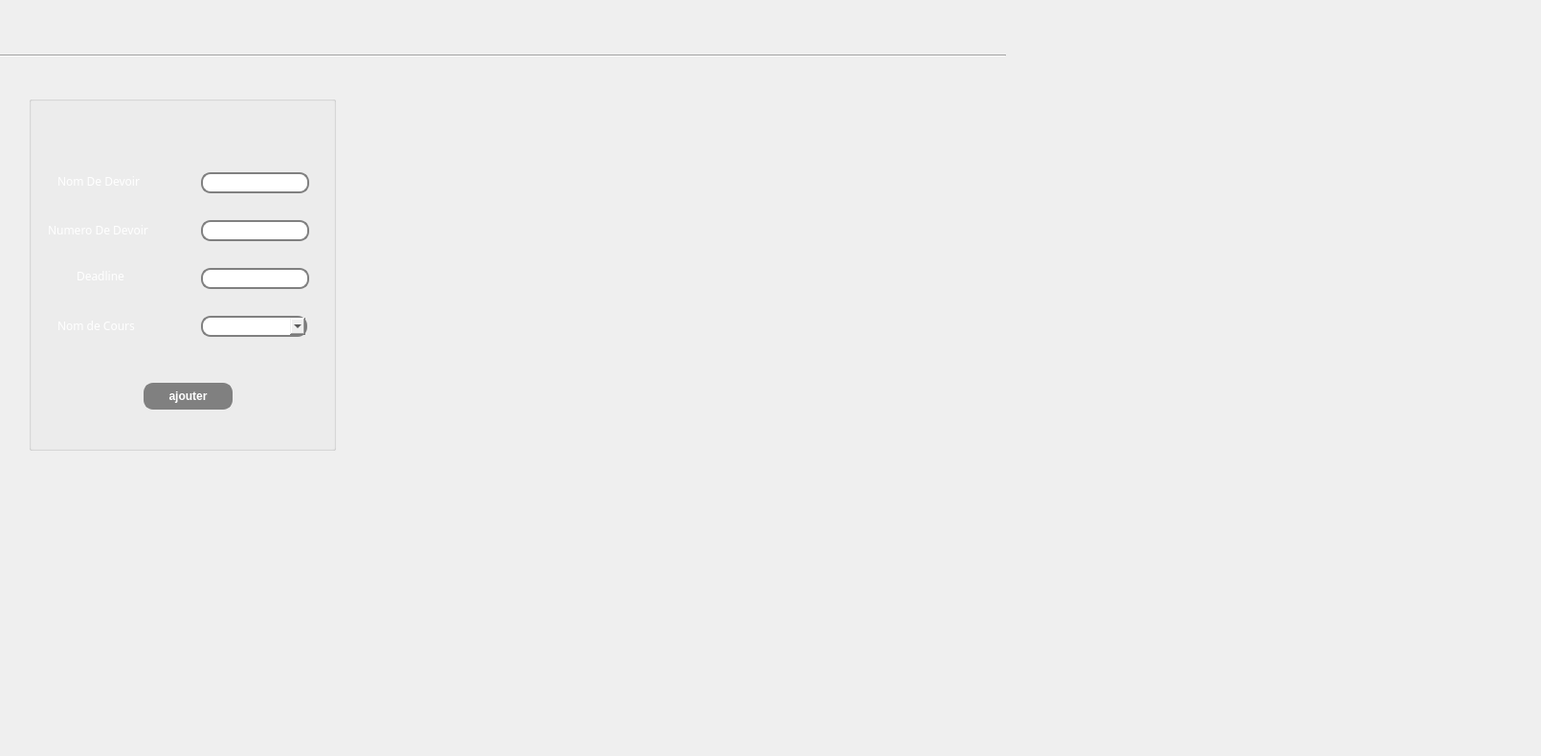
      <widget class="QWidget" name="tab_6">
       <attribute name="title">
        <string>Ajouter</string>
       </attribute>
       <widget class="Line" name="line">
        <property name="geometry">
         <rect>
          <x>0</x>
          <y>50</y>
          <width>1051</width>
          <height>16</height>
         </rect>
        </property>
        <property name="orientation">
         <enum>Qt::Horizontal</enum>
        </property>
       </widget>
       <widget class="QGroupBox" name="groupBox_2">
        <property name="geometry">
         <rect>
          <x>30</x>
          <y>100</y>
          <width>321</width>
          <height>371</height>
         </rect>
        </property>
        <property name="title">
         <string/>
        </property>
        <widget class="QLineEdit" name="nomD_lineEdit">
         <property name="geometry">
          <rect>
           <x>180</x>
           <y>80</y>
           <width>113</width>
           <height>22</height>
          </rect>
         </property>
         <property name="styleSheet">
          <string notr="true"> border: 2px solid gray;
 border-radius: 10px;</string>
         </property>
        </widget>
        <widget class="QLineEdit" name="numD_lineEdit">
         <property name="geometry">
          <rect>
           <x>180</x>
           <y>130</y>
           <width>113</width>
           <height>22</height>
          </rect>
         </property>
         <property name="styleSheet">
          <string notr="true"> border: 2px solid gray;
 border-radius: 10px;</string>
         </property>
        </widget>
        <widget class="QLineEdit" name="deadline_lineEdit">
         <property name="geometry">
          <rect>
           <x>180</x>
           <y>180</y>
           <width>113</width>
           <height>22</height>
          </rect>
         </property>
         <property name="styleSheet">
          <string notr="true"> border: 2px solid gray;
 border-radius: 10px;</string>
         </property>
        </widget>
        <widget class="QLabel" name="nomD">
         <property name="geometry">
          <rect>
           <x>30</x>
           <y>80</y>
           <width>111</width>
           <height>20</height>
          </rect>
         </property>
         <property name="palette">
          <palette>
           <active>
            <colorrole role="WindowText">
             <brush brushstyle="SolidPattern">
              <color alpha="255">
               <red>255</red>
               <green>255</green>
               <blue>255</blue>
              </color>
             </brush>
            </colorrole>
            <colorrole role="Button">
             <brush brushstyle="SolidPattern">
              <color alpha="255">
               <red>0</red>
               <green>0</green>
               <blue>0</blue>
              </color>
             </brush>
            </colorrole>
            <colorrole role="Text">
             <brush brushstyle="SolidPattern">
              <color alpha="255">
               <red>255</red>
               <green>255</green>
               <blue>255</blue>
              </color>
             </brush>
            </colorrole>
            <colorrole role="ButtonText">
             <brush brushstyle="SolidPattern">
              <color alpha="255">
               <red>255</red>
               <green>255</green>
               <blue>255</blue>
              </color>
             </brush>
            </colorrole>
            <colorrole role="PlaceholderText">
             <brush brushstyle="NoBrush">
              <color alpha="128">
               <red>255</red>
               <green>255</green>
               <blue>255</blue>
              </color>
             </brush>
            </colorrole>
           </active>
           <inactive>
            <colorrole role="WindowText">
             <brush brushstyle="SolidPattern">
              <color alpha="255">
               <red>255</red>
               <green>255</green>
               <blue>255</blue>
              </color>
             </brush>
            </colorrole>
            <colorrole role="Button">
             <brush brushstyle="SolidPattern">
              <color alpha="255">
               <red>0</red>
               <green>0</green>
               <blue>0</blue>
              </color>
             </brush>
            </colorrole>
            <colorrole role="Text">
             <brush brushstyle="SolidPattern">
              <color alpha="255">
               <red>255</red>
               <green>255</green>
               <blue>255</blue>
              </color>
             </brush>
            </colorrole>
            <colorrole role="ButtonText">
             <brush brushstyle="SolidPattern">
              <color alpha="255">
               <red>255</red>
               <green>255</green>
               <blue>255</blue>
              </color>
             </brush>
            </colorrole>
            <colorrole role="PlaceholderText">
             <brush brushstyle="NoBrush">
              <color alpha="128">
               <red>255</red>
               <green>255</green>
               <blue>255</blue>
              </color>
             </brush>
            </colorrole>
           </inactive>
           <disabled>
            <colorrole role="WindowText">
             <brush brushstyle="SolidPattern">
              <color alpha="255">
               <red>255</red>
               <green>255</green>
               <blue>255</blue>
              </color>
             </brush>
            </colorrole>
            <colorrole role="Button">
             <brush brushstyle="SolidPattern">
              <color alpha="255">
               <red>0</red>
               <green>0</green>
               <blue>0</blue>
              </color>
             </brush>
            </colorrole>
            <colorrole role="Text">
             <brush brushstyle="SolidPattern">
              <color alpha="255">
               <red>255</red>
               <green>255</green>
               <blue>255</blue>
              </color>
             </brush>
            </colorrole>
            <colorrole role="ButtonText">
             <brush brushstyle="SolidPattern">
              <color alpha="255">
               <red>255</red>
               <green>255</green>
               <blue>255</blue>
              </color>
             </brush>
            </colorrole>
            <colorrole role="PlaceholderText">
             <brush brushstyle="NoBrush">
              <color alpha="128">
               <red>255</red>
               <green>255</green>
               <blue>255</blue>
              </color>
             </brush>
            </colorrole>
           </disabled>
          </palette>
         </property>
         <property name="mouseTracking">
          <bool>false</bool>
         </property>
         <property name="focusPolicy">
          <enum>Qt::ClickFocus</enum>
         </property>
         <property name="contextMenuPolicy">
          <enum>Qt::PreventContextMenu</enum>
         </property>
         <property name="styleSheet">
          <string notr="true">text-align: center;
color:white;
font-family: Arial Black;</string>
         </property>
         <property name="text">
          <string>Nom De Devoir</string>
         </property>
        </widget>
        <widget class="QLabel" name="numD">
         <property name="geometry">
          <rect>
           <x>20</x>
           <y>130</y>
           <width>141</width>
           <height>21</height>
          </rect>
         </property>
         <property name="styleSheet">
          <string notr="true">text-align: center;
color:white;
font-family: Arial Black;</string>
         </property>
         <property name="text">
          <string>Numero De Devoir</string>
         </property>
        </widget>
        <widget class="QLabel" name="deadline">
         <property name="geometry">
          <rect>
           <x>50</x>
           <y>180</y>
           <width>81</width>
           <height>16</height>
          </rect>
         </property>
         <property name="styleSheet">
          <string notr="true">text-align: center;
color:white;
font-family: Arial Black;</string>
         </property>
         <property name="text">
          <string>Deadline</string>
         </property>
        </widget>
        <widget class="QLabel" name="nomC_2">
         <property name="geometry">
          <rect>
           <x>30</x>
           <y>230</y>
           <width>111</width>
           <height>20</height>
          </rect>
         </property>
         <property name="styleSheet">
          <string notr="true">text-align: center;
color:white;
font-family: Arial Black;</string>
         </property>
         <property name="text">
          <string>Nom de Cours </string>
         </property>
        </widget>
        <widget class="QPushButton" name="b_ajout_dev">
         <property name="geometry">
          <rect>
           <x>120</x>
           <y>300</y>
           <width>93</width>
           <height>28</height>
          </rect>
         </property>
         <property name="font">
          <font>
           <weight>75</weight>
           <bold>true</bold>
          </font>
         </property>
         <property name="styleSheet">
          <string notr="true">color: white;
background:gray;
 border: 2px solid gray;
 border-radius: 10px;

</string>
         </property>
         <property name="text">
          <string>ajouter</string>
         </property>
        </widget>
        <widget class="QComboBox" name="comboBox">
         <property name="geometry">
          <rect>
           <x>180</x>
           <y>230</y>
           <width>111</width>
           <height>22</height>
          </rect>
         </property>
         <property name="styleSheet">
          <string notr="true"> border: 2px solid gray;
 border-radius: 10px;</string>
         </property>
        </widget>
       </widget>
       <widget class="QLabel" name="devoirs">
        <property name="geometry">
         <rect>
          <x>420</x>
          <y>100</y>
          <width>641</width>
          <height>341</height>
         </rect>
        </property>
        <property name="text">
         <string/>
        </property>
       </widget>
       <widget class="QLabel" name="home">
        <property name="geometry">
         <rect>
          <x>880</x>
          <y>10</y>
          <width>56</width>
          <height>41</height>
         </rect>
        </property>
        <property name="text">
         <string/>
        </property>
       </widget>
       <widget class="QLabel" name="profile">
        <property name="geometry">
         <rect>
          <x>960</x>
          <y>10</y>
          <width>56</width>
          <height>41</height>
         </rect>
        </property>
        <property name="text">
         <string/>
        </property>
       </widget>
       <widget class="QLabel" name="background">
        <property name="geometry">
         <rect>
          <x>0</x>
          <y>0</y>
          <width>1601</width>
          <height>781</height>
         </rect>
        </property>
        <property name="text">
         <string/>
        </property>
       </widget>
       <zorder>background</zorder>
       <zorder>groupBox_2</zorder>
       <zorder>line</zorder>
       <zorder>devoirs</zorder>
       <zorder>home</zorder>
       <zorder>profile</zorder>
      </widget>
